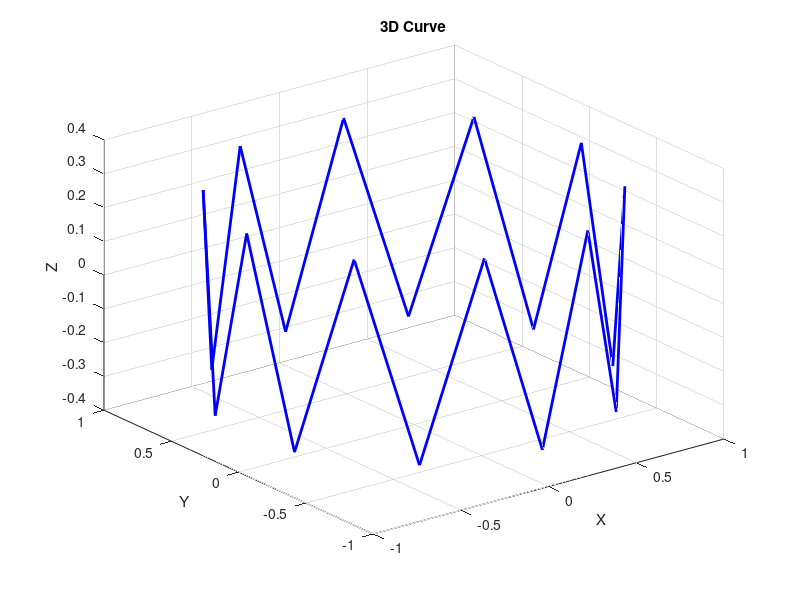

Write MATLAB code to recreate this figure.
a = 10; b = 1; c = 0.3;
t = 0:(0.1*pi):(2*pi); % Time values from 0 to 2 pi seconds with a step of 0.01 pi

x = cos(t) .* sqrt(b^2 - c^2 * (cos(a*t)).^2);
y = sin(t).*( sqrt(b.^2-c.^2 .* (cos(a.*t)).^2 ) );
z = c * cos(a*t);

% Create a 3D plot
figure;
plot3(x, y, z, 'b-', 'LineWidth', 2);
xlabel('X');
ylabel('Y');
zlabel('Z');
title('3D Curve');
grid on;
